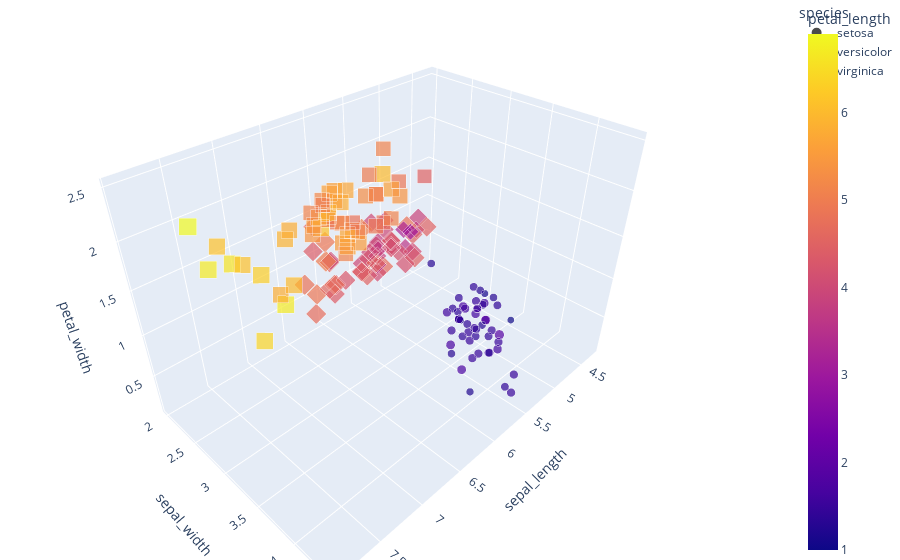

The code cell stored with this chart in its notebook:
### Code cell
import plotly.express as px
import plotly.graph_objects as go
df = px.data.iris()
fig = px.scatter_3d(df, x='sepal_length', y='sepal_width', z='petal_width',
              color='petal_length', size='petal_length', size_max=18,
              symbol='species', opacity=0.7)

# tight layout
fig.update_layout(margin=dict(l=0, r=0, b=0, t=0))
go.Figure(fig).show()

### Figure 1 — Plotly figure (JSON) as saved in the notebook; plotly's stock layout.template omitted (floating-point values rounded to 4 significant figures)
{"data": [{"hovertemplate": "species=setosa<br>sepal_length=%{x}<br>sepal_width=%{y}<br>petal_width=%{z}<br>petal_length=%{marker.color}<extra></extra>", "legendgroup": "setosa", "marker": {"color": [1.4, 1.4, 1.3, 1.5, 1.4, 1.7, 1.4, 1.5, 1.4, 1.5, 1.5, 1.6, 1.4, 1.1, 1.2, 1.5, 1.3, 1.4, 1.7, 1.5, 1.7, 1.5, 1.0, 1.7, 1.9, 1.6, 1.6, 1.5, 1.4, 1.6, 1.6, 1.5, 1.5, 1.4, 1.5, 1.2, 1.3, 1.5, 1.3, 1.5, 1.3, 1.3, 1.3, 1.6, 1.9, 1.4, 1.6, 1.4, 1.5, 1.4], "coloraxis": "coloraxis", "opacity": 0.7, "size": [1.4, 1.4, 1.3, 1.5, 1.4, 1.7, 1.4, 1.5, 1.4, 1.5, 1.5, 1.6, 1.4, 1.1, 1.2, 1.5, 1.3, 1.4, 1.7, 1.5, 1.7, 1.5, 1.0, 1.7, 1.9, 1.6, 1.6, 1.5, 1.4, 1.6, 1.6, 1.5, 1.5, 1.4, 1.5, 1.2, 1.3, 1.5, 1.3, 1.5, 1.3, 1.3, 1.3, 1.6, 1.9, 1.4, 1.6, 1.4, 1.5, 1.4], "sizemode": "area", "sizeref": 0.0213, "symbol": "circle"}, "mode": "markers", "name": "setosa", "scene": "scene", "showlegend": true, "type": "scatter3d", "x": [5.1, 4.9, 4.7, 4.6, 5.0, 5.4, 4.6, 5.0, 4.4, 4.9, 5.4, 4.8, 4.8, 4.3, 5.8, 5.7, 5.4, 5.1, 5.7, 5.1, 5.4, 5.1, 4.6, 5.1, 4.8, 5.0, 5.0, 5.2, 5.2, 4.7, 4.8, 5.4, 5.2, 5.5, 4.9, 5.0, 5.5, 4.9, 4.4, 5.1, 5.0, 4.5, 4.4, 5.0, 5.1, 4.8, 5.1, 4.6, 5.3, 5.0], "y": [3.5, 3.0, 3.2, 3.1, 3.6, 3.9, 3.4, 3.4, 2.9, 3.1, 3.7, 3.4, 3.0, 3.0, 4.0, 4.4, 3.9, 3.5, 3.8, 3.8, 3.4, 3.7, 3.6, 3.3, 3.4, 3.0, 3.4, 3.5, 3.4, 3.2, 3.1, 3.4, 4.1, 4.2, 3.1, 3.2, 3.5, 3.1, 3.0, 3.4, 3.5, 2.3, 3.2, 3.5, 3.8, 3.0, 3.8, 3.2, 3.7, 3.3], "z": [0.2, 0.2, 0.2, 0.2, 0.2, 0.4, 0.3, 0.2, 0.2, 0.1, 0.2, 0.2, 0.1, 0.1, 0.2, 0.4, 0.4, 0.3, 0.3, 0.3, 0.2, 0.4, 0.2, 0.5, 0.2, 0.2, 0.4, 0.2, 0.2, 0.2, 0.2, 0.4, 0.1, 0.2, 0.1, 0.2, 0.2, 0.1, 0.2, 0.2, 0.3, 0.3, 0.2, 0.6, 0.4, 0.3, 0.2, 0.2, 0.2, 0.2]}, {"hovertemplate": "species=versicolor<br>sepal_length=%{x}<br>sepal_width=%{y}<br>petal_width=%{z}<br>petal_length=%{marker.color}<extra></extra>", "legendgroup": "versicolor", "marker": {"color": [4.7, 4.5, 4.9, 4.0, 4.6, 4.5, 4.7, 3.3, 4.6, 3.9, 3.5, 4.2, 4.0, 4.7, 3.6, 4.4, 4.5, 4.1, 4.5, 3.9, 4.8, 4.0, 4.9, 4.7, 4.3, 4.4, 4.8, 5.0, 4.5, 3.5, 3.8, 3.7, 3.9, 5.1, 4.5, 4.5, 4.7, 4.4, 4.1, 4.0, 4.4, 4.6, 4.0, 3.3, 4.2, 4.2, 4.2, 4.3, 3.0, 4.1], "coloraxis": "coloraxis", "opacity": 0.7, "size": [4.7, 4.5, 4.9, 4.0, 4.6, 4.5, 4.7, 3.3, 4.6, 3.9, 3.5, 4.2, 4.0, 4.7, 3.6, 4.4, 4.5, 4.1, 4.5, 3.9, 4.8, 4.0, 4.9, 4.7, 4.3, 4.4, 4.8, 5.0, 4.5, 3.5, 3.8, 3.7, 3.9, 5.1, 4.5, 4.5, 4.7, 4.4, 4.1, 4.0, 4.4, 4.6, 4.0, 3.3, 4.2, 4.2, 4.2, 4.3, 3.0, 4.1], "sizemode": "area", "sizeref": 0.0213, "symbol": "diamond"}, "mode": "markers", "name": "versicolor", "scene": "scene", "showlegend": true, "type": "scatter3d", "x": [7.0, 6.4, 6.9, 5.5, 6.5, 5.7, 6.3, 4.9, 6.6, 5.2, 5.0, 5.9, 6.0, 6.1, 5.6, 6.7, 5.6, 5.8, 6.2, 5.6, 5.9, 6.1, 6.3, 6.1, 6.4, 6.6, 6.8, 6.7, 6.0, 5.7, 5.5, 5.5, 5.8, 6.0, 5.4, 6.0, 6.7, 6.3, 5.6, 5.5, 5.5, 6.1, 5.8, 5.0, 5.6, 5.7, 5.7, 6.2, 5.1, 5.7], "y": [3.2, 3.2, 3.1, 2.3, 2.8, 2.8, 3.3, 2.4, 2.9, 2.7, 2.0, 3.0, 2.2, 2.9, 2.9, 3.1, 3.0, 2.7, 2.2, 2.5, 3.2, 2.8, 2.5, 2.8, 2.9, 3.0, 2.8, 3.0, 2.9, 2.6, 2.4, 2.4, 2.7, 2.7, 3.0, 3.4, 3.1, 2.3, 3.0, 2.5, 2.6, 3.0, 2.6, 2.3, 2.7, 3.0, 2.9, 2.9, 2.5, 2.8], "z": [1.4, 1.5, 1.5, 1.3, 1.5, 1.3, 1.6, 1.0, 1.3, 1.4, 1.0, 1.5, 1.0, 1.4, 1.3, 1.4, 1.5, 1.0, 1.5, 1.1, 1.8, 1.3, 1.5, 1.2, 1.3, 1.4, 1.4, 1.7, 1.5, 1.0, 1.1, 1.0, 1.2, 1.6, 1.5, 1.6, 1.5, 1.3, 1.3, 1.3, 1.2, 1.4, 1.2, 1.0, 1.3, 1.2, 1.3, 1.3, 1.1, 1.3]}, {"hovertemplate": "species=virginica<br>sepal_length=%{x}<br>sepal_width=%{y}<br>petal_width=%{z}<br>petal_length=%{marker.color}<extra></extra>", "legendgroup": "virginica", "marker": {"color": [6.0, 5.1, 5.9, 5.6, 5.8, 6.6, 4.5, 6.3, 5.8, 6.1, 5.1, 5.3, 5.5, 5.0, 5.1, 5.3, 5.5, 6.7, 6.9, 5.0, 5.7, 4.9, 6.7, 4.9, 5.7, 6.0, 4.8, 4.9, 5.6, 5.8, 6.1, 6.4, 5.6, 5.1, 5.6, 6.1, 5.6, 5.5, 4.8, 5.4, 5.6, 5.1, 5.1, 5.9, 5.7, 5.2, 5.0, 5.2, 5.4, 5.1], "coloraxis": "coloraxis", "opacity": 0.7, "size": [6.0, 5.1, 5.9, 5.6, 5.8, 6.6, 4.5, 6.3, 5.8, 6.1, 5.1, 5.3, 5.5, 5.0, 5.1, 5.3, 5.5, 6.7, 6.9, 5.0, 5.7, 4.9, 6.7, 4.9, 5.7, 6.0, 4.8, 4.9, 5.6, 5.8, 6.1, 6.4, 5.6, 5.1, 5.6, 6.1, 5.6, 5.5, 4.8, 5.4, 5.6, 5.1, 5.1, 5.9, 5.7, 5.2, 5.0, 5.2, 5.4, 5.1], "sizemode": "area", "sizeref": 0.0213, "symbol": "square"}, "mode": "markers", "name": "virginica", "scene": "scene", "showlegend": true, "type": "scatter3d", "x": [6.3, 5.8, 7.1, 6.3, 6.5, 7.6, 4.9, 7.3, 6.7, 7.2, 6.5, 6.4, 6.8, 5.7, 5.8, 6.4, 6.5, 7.7, 7.7, 6.0, 6.9, 5.6, 7.7, 6.3, 6.7, 7.2, 6.2, 6.1, 6.4, 7.2, 7.4, 7.9, 6.4, 6.3, 6.1, 7.7, 6.3, 6.4, 6.0, 6.9, 6.7, 6.9, 5.8, 6.8, 6.7, 6.7, 6.3, 6.5, 6.2, 5.9], "y": [3.3, 2.7, 3.0, 2.9, 3.0, 3.0, 2.5, 2.9, 2.5, 3.6, 3.2, 2.7, 3.0, 2.5, 2.8, 3.2, 3.0, 3.8, 2.6, 2.2, 3.2, 2.8, 2.8, 2.7, 3.3, 3.2, 2.8, 3.0, 2.8, 3.0, 2.8, 3.8, 2.8, 2.8, 2.6, 3.0, 3.4, 3.1, 3.0, 3.1, 3.1, 3.1, 2.7, 3.2, 3.3, 3.0, 2.5, 3.0, 3.4, 3.0], "z": [2.5, 1.9, 2.1, 1.8, 2.2, 2.1, 1.7, 1.8, 1.8, 2.5, 2.0, 1.9, 2.1, 2.0, 2.4, 2.3, 1.8, 2.2, 2.3, 1.5, 2.3, 2.0, 2.0, 1.8, 2.1, 1.8, 1.8, 1.8, 2.1, 1.6, 1.9, 2.0, 2.2, 1.5, 1.4, 2.3, 2.4, 1.8, 1.8, 2.1, 2.4, 2.3, 1.9, 2.3, 2.5, 2.3, 1.9, 2.0, 2.3, 1.8]}], "layout": {"coloraxis": {"colorbar": {"title": {"text": "petal_length"}}, "colorscale": [[0.0, "#0d0887"], [0.1111, "#46039f"], [0.2222, "#7201a8"], [0.3333, "#9c179e"], [0.4444, "#bd3786"], [0.5556, "#d8576b"], [0.6667, "#ed7953"], [0.7778, "#fb9f3a"], [0.8889, "#fdca26"], [1.0, "#f0f921"]]}, "legend": {"itemsizing": "constant", "title": {"text": "species"}, "tracegroupgap": 0}, "margin": {"b": 0, "l": 0, "r": 0, "t": 0}, "scene": {"domain": {"x": [0.0, 1.0], "y": [0.0, 1.0]}, "xaxis": {"title": {"text": "sepal_length"}}, "yaxis": {"title": {"text": "sepal_width"}}, "zaxis": {"title": {"text": "petal_width"}}}}}
